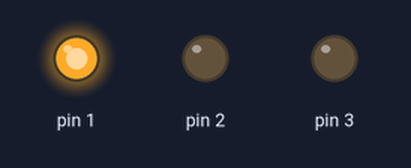
Bench run of a sketch on a simulated Arduino Uno, built with avr-gcc and run on an emulated ATmega328P. On the bench: output pins drawn as LEDs (lit = HIGH).

Above: at 4.0 s.
At 9.0 s:
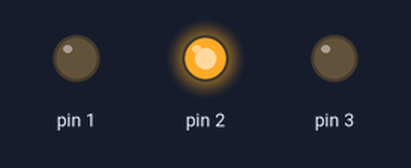
At 12.5 s:
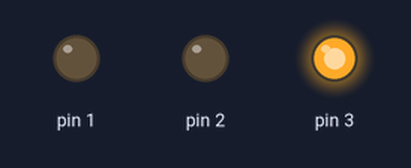
Timing chart, 0 to 19.5 s (numbered marks = the images above):
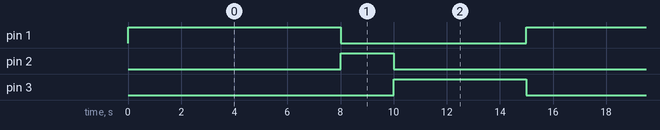

Measured:
- by itself, pin 1: alternates HIGH for 8.0 s and LOW for 7.0 s
- by itself, pin 2: alternates HIGH for 2.0 s and LOW for 13.0 s
- by itself, pin 3: alternates HIGH for 5.0 s and LOW for 10.0 s

The sketch:

Led.ino
```cpp
void setup (){
    pinMode(1,OUTPUT);
    pinMode(2,OUTPUT);
    pinMode(3,OUTPUT);
}
void loop() {
    digitalWrite(1, HIGH);
    Serial.print("Verde ON NARANJA OFF ROJO OFF");
    delay(8000);
    digitalWrite(1, LOW);
    digitalWrite(2, HIGH);
    Serial.print("Verde OFF NARANJA ON ROJO OFF");
    delay(2000);
    digitalWrite(2, LOW);
    digitalWrite(3, HIGH);
    Serial.print("Verde OFF NARANJA OFF ROJO ON");
    delay(5000);
    digitalWrite(3, LOW);
}
```
